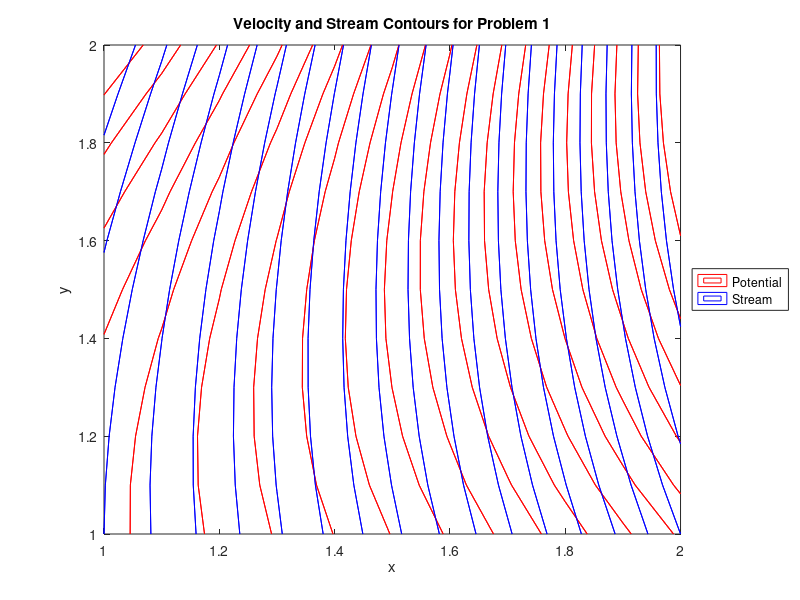

Source code (MATLAB):
function FluidsStreamFunctionPlots

problem_1()
problem_2()

end

function problem_1()
x = 1:.1:2;
y = 1:.1:2;

[X,Y] = meshgrid(x,y);

potential = 2.*(X.^2).*(Y)-((2/3).*(Y.^3));

stream = (4.*X.*Y) + ((2.*(X.^2)) - (2.*(Y.^2)));

contour(X,Y,potential,20,'r'); hold on
contour(X,Y,stream,20,'b')

legend('Potential','Stream','Location','eastoutside')
xlabel('x')
ylabel('y')
title('Velocity and Stream Contours for Problem 1')
end


function problem_2()
x = 1:.1:2;
y = 1:.1:2;

[X,Y] = meshgrid(x,y);

potential = 2.*(X.^2).*(Y)-((2/3).*(Y.^3));

stream = (4.*X.*Y) + ((2.*(X.^2)) - (2.*(Y.^2)));

contour(X,Y,potential,20,'r'); hold on
contour(X,Y,stream,20,'b')

legend('Potential','Stream','Location','eastoutside')
xlabel('x')
ylabel('y')
title('Velocity and Stream Contours for Problem 1')
end